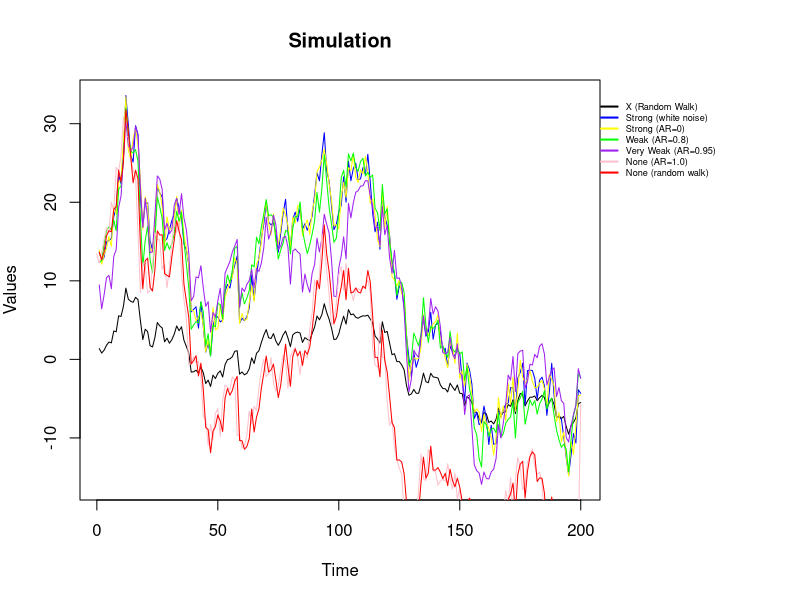

R code for this plot:
#+++++++++++++++++++++++++++++++++
# Step 0: set a dorking directory
#+++++++++++++++++++++++++++++++
setwd("C:/R/fmols")

#++++++++++++++++++++++++++++++++++++++++++++++
# Step 1: to create a loop and define y and x
#++++++++++++++++++++++++++++++++++++++++++++++
T <- 200
set.seed(42)
u_x <- rnorm(T, mean = 0, sd = 1)
x <- cumsum(u_x)

# 1. Generate y as four version
for (j in 1:6) {
  if (j == 1) {
    set.seed(99)
    u_y <- rnorm(T, mean = 0, sd = 1)
    y1 <- 10 + 2.5 * x + u_y
  } else if (j == 2) {
    set.seed(99)
    u_y <- arima.sim(model = list(ar = 0), n = T, sd = 1)
    y2 <- 10 + 2.5 * x + u_y
  } else if (j == 3) {
    set.seed(99)
    u_y <- arima.sim(model = list(ar = 0.8), n = T, sd = 1)
    y3 <- 10 + 2.5 * x + u_y
  } else if (j == 4) {
    set.seed(99)
    u_y <- arima.sim(model = list(ar = 0.95), n = T, sd = 1)
    y4 <- 10 + 2.5 * x + u_y
  } else if (j == 5) {
    set.seed(99)
    u_y <- arima.sim(model = list(order = c(0,1,0)), n = T, sd = 1)
    y5 <- 10 + 2.5 * x + u_y
  } else {
    set.seed(99)
    u_y <- cumsum(rnorm(T, mean = 0, sd = 1))
    y6 <- 10 + 2.5 * x + u_y
  }
}

#+++++++++++++++++++++++++++++++++
# Step 2:  Generate data & Adjust Margins
#+++++++++++++++++++++++++++++++
y_limits <- range(c(x, y1, y2, y3, y4))

# 1. Set a wide right margin to make room (10 lines of space)
par(mar = c(5, 4, 4, 10))

# 2. Plot the data
plot(x, type="l", ylim=y_limits, col="black", ylab="Values", xlab="Time", main="Simulation")
lines(y1, col="blue")
lines(y2, col="yellow")
lines(y3, col="green")
lines(y4, col="purple")
lines(y5, col="pink")
lines(y6, col="red")

#+++++++++++++++++++++++++++++++++
# Step 3: Create legend OUTSIDE the graph
#+++++++++++++++++++++++++++++++
# 3. Use exact coordinates: Start drawing at X=205, Y=Maximum height
legend(x = 205, y = max(y_limits), xpd = TRUE,
       legend=c("X (Random Walk)", "Strong (white noise)", "Strong (AR=0)", "Weak (AR=0.8)", "Very Weak (AR=0.95)", "None (AR=1.0)", "None (random walk)"),
       col=c("black", "blue", "yellow", "green", "purple", "pink","red"),
       lty=1, lwd=2, cex=0.55, bty="n")

# Reset the margins back to normal when finished
par(mar = c(5, 4, 4, 2))

#+++++++++++++++++++++++++++++++++
# Step 4: Save the Data
#+++++++++++++++++++++++++++++++
# Combine x and all four y variables into a single data frame
master_data <- data.frame(
  Time_Index = 1:T,
  X_Random_Walk = x,
  Y1_Strong_Coint = y1,
  Y2_Weak_Coint = y2,
  Y3_Very_Weak_Coint = y3,
  Y4_No_Coint = y4
)
# Save the combined data to your hard drive
write.csv(master_data, file = "data(5).csv", row.names = FALSE)
